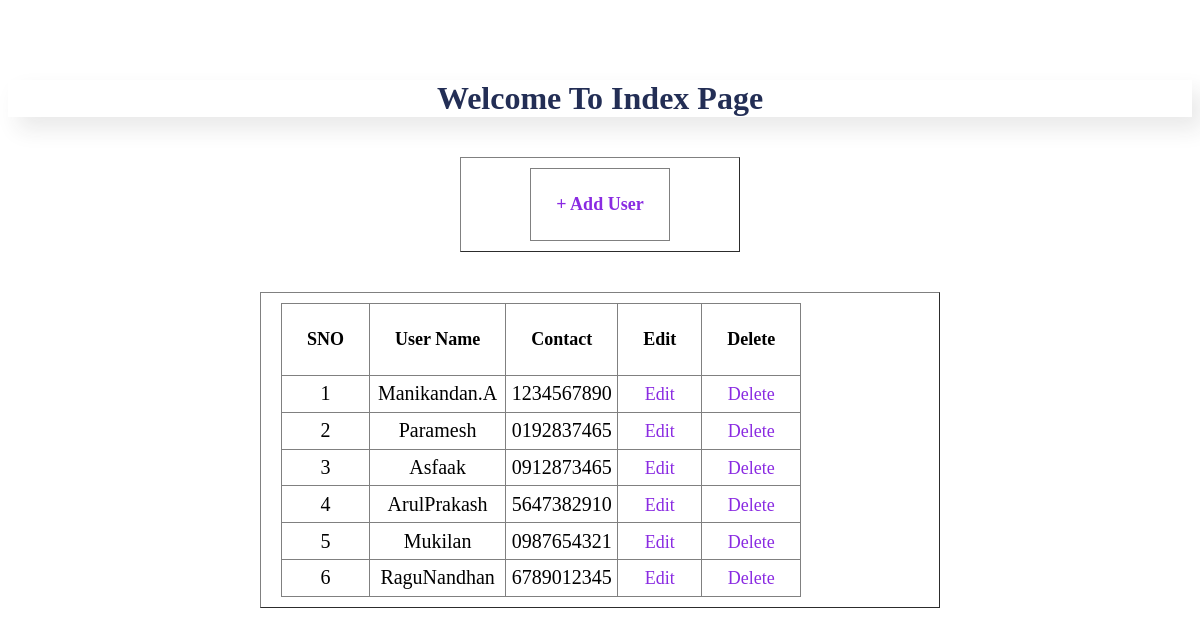
The app's page /index, older data.
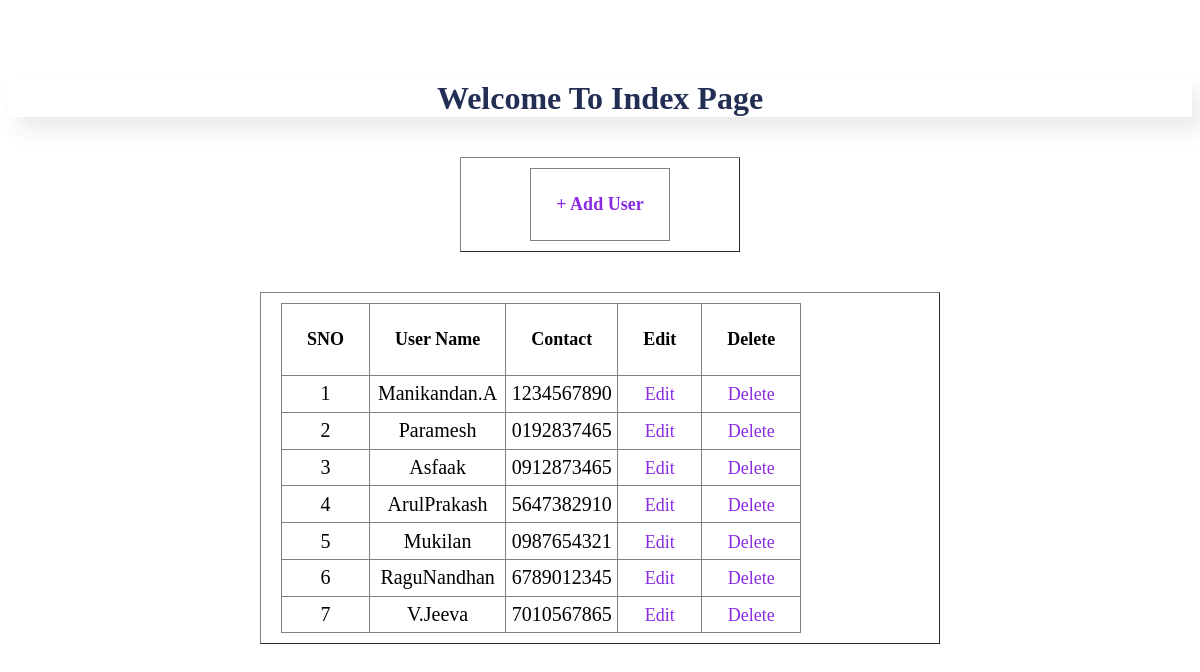
The same page, newer data.
### tables this page shows
CREATE TABLE user_table(UID INTEGER PRIMARY KEY AUTOINCREMENT,username VARCHAR(20),contact VARCHAR(10));

### app.py (the view)
@app.route("/")
@app.route("/index")
def index():
    con=sql.connect("database.db")
    con.row_factory=sql.Row #this is fetch the value from user table and that value stored like column_name.value va enakku eduthuttu varum.
    cur=con.cursor()
    cur.execute("select * from user_table")
    data=cur.fetchall()
    return render_template("index.html", datas=data)

### templates/index.html (shortened to what this page needs)
<!DOCTYPE html>
<html lang="en">
<head>
</head>
<body>
    <h1>Welcome To Index Page</h1>
    <div class="box">
        <table border="1">
            <tr>
                <th>
                    <a href="add_user">+ Add User</a>
                </th>
            </tr>
        </table>
    </div>
    <div class="boxes">
        <table class="table" border="1">
            <thead>
                <th>SNO</th>
                <th>User Name</th>
                <th>Contact</th>
                <th>Edit</th>
                <th>Delete</th>
            </thead>
            <tbody>
                {% for row in datas %}
                    <tr>
                        <td>{{loop.index}}</td>
                        <td>{{row.username}}</td>
                        <td>{{row.contact}}</td>
                        <td><a href="{{url_for('edit_user',uid=row.UID)}}">Edit</a></td>
                        <td><a href="{{url_for('delete_user',uid=row.UID)}}">Delete</a></td>
                    </tr>
                {% endfor %}
            </tbody>
        </table>
    </div>
</body>
</html>

Row changes from the older to the newer data that the page shows:
added user_table: username "V.Jeeva", contact "7010567865"
